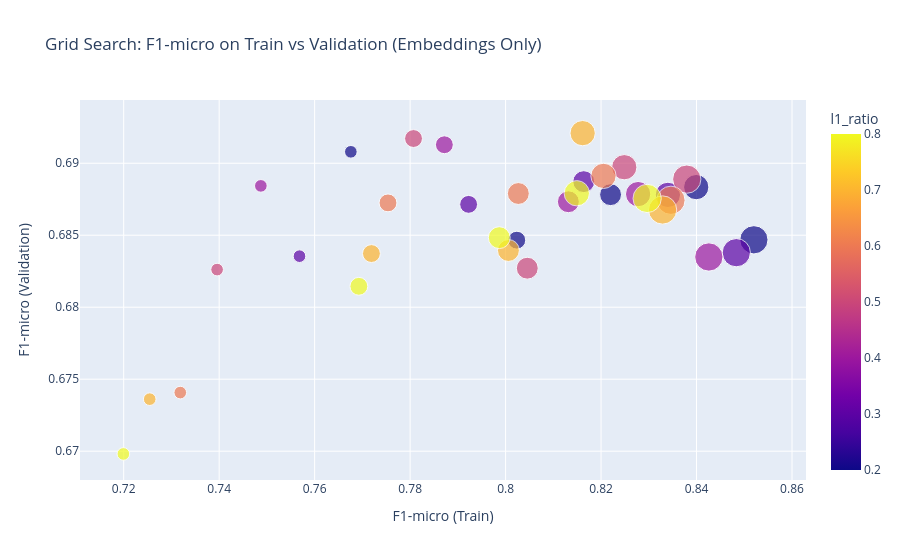

Notebook cell for this chart:
### Markdown cell above
### Grid Search for hyperparameter tuning

### Code cell
# -----------------------------
# Label columns
# -----------------------------
label_cols = [
    "Attitude_Towards_Students",
    "Campus_conditions",
    "Corruption",
    "Academic_Process_Management",
    "Education_Quality"
]

# -----------------------------
# Load precomputed embeddings (dense)
# -----------------------------
val_emb = np.load("C:/Users/Користувач/Desktop/NLP_files/embeddings/val_embeddings.npy")
y_labeled = val_df[label_cols].values

# -----------------------------
# Grid parameters
# -----------------------------
l1_ratios = [0.2, 0.3, 0.4, 0.5, 0.6, 0.7, 0.8]
Cs = [0.5, 1, 1.5, 2, 2.5]

# -----------------------------
# Store results
# -----------------------------
results = {"l1_ratio": [], "C": [], "f1_micro_train": [], "f1_micro_val": []}

# -----------------------------
# Grid search loop with K-Fold CV
# -----------------------------
from sklearn.linear_model import LogisticRegression
from sklearn.multiclass import OneVsRestClassifier
from sklearn.model_selection import KFold
from sklearn.metrics import f1_score
from itertools import product
import numpy as np
import pandas as pd

kf = KFold(n_splits=5, shuffle=True, random_state=42)

for l1_ratio, C in product(l1_ratios, Cs):
    print(f"Running l1_ratio={l1_ratio}, C={C}")

    f1_train_list, f1_val_list = [], []

    for tr_idx, val_idx in kf.split(val_emb):
        X_tr, X_val_fold = val_emb[tr_idx], val_emb[val_idx]
        y_tr, y_val_fold = y_labeled[tr_idx], y_labeled[val_idx]

        clf = OneVsRestClassifier(
            LogisticRegression(
                max_iter=3000,
                solver="saga",
                class_weight="balanced",
                penalty="elasticnet",
                l1_ratio=l1_ratio,
                C=C,
                random_state=42
            )
        )
        clf.fit(X_tr, y_tr)
        y_tr_pred = clf.predict(X_tr)
        y_val_pred = clf.predict(X_val_fold)

        f1_train_list.append(f1_score(y_tr, y_tr_pred, average="micro", zero_division=0))
        f1_val_list.append(f1_score(y_val_fold, y_val_pred, average="micro", zero_division=0))

    # Save averaged results
    results["l1_ratio"].append(l1_ratio)
    results["C"].append(C)
    results["f1_micro_train"].append(np.mean(f1_train_list))
    results["f1_micro_val"].append(np.mean(f1_val_list))

# -----------------------------
# Convert results dictionary to DataFrame
# -----------------------------
df_results = pd.DataFrame(results)
display(df_results)

# -----------------------------
# Optional: Interactive plot
# -----------------------------
import plotly.express as px

fig = px.scatter(
    df_results,
    x="f1_micro_train",
    y="f1_micro_val",
    color="l1_ratio",
    size="C",
    hover_data=["l1_ratio", "C"],
    title="Grid Search: F1-micro on Train vs Validation (Embeddings Only)"
)
fig.update_layout(
    xaxis_title="F1-micro (Train)",
    yaxis_title="F1-micro (Validation)"
)
fig.show()

### Figure 1 — Plotly figure (JSON) as saved in the notebook; plotly's stock layout.template omitted (floating-point values rounded to 4 significant figures)
{"data": [{"customdata": [[0.2, 0.5], [0.2, 1.0], [0.2, 1.5], [0.2, 2.0], [0.2, 2.5], [0.3, 0.5], [0.3, 1.0], [0.3, 1.5], [0.3, 2.0], [0.3, 2.5], [0.4, 0.5], [0.4, 1.0], [0.4, 1.5], [0.4, 2.0], [0.4, 2.5], [0.5, 0.5], [0.5, 1.0], [0.5, 1.5], [0.5, 2.0], [0.5, 2.5], [0.6, 0.5], [0.6, 1.0], [0.6, 1.5], [0.6, 2.0], [0.6, 2.5], [0.7, 0.5], [0.7, 1.0], [0.7, 1.5], [0.7, 2.0], [0.7, 2.5], [0.8, 0.5], [0.8, 1.0], [0.8, 1.5], [0.8, 2.0], [0.8, 2.5]], "hovertemplate": "f1_micro_train=%{x}<br>f1_micro_val=%{y}<br>C=%{customdata[1]}<br>l1_ratio=%{marker.color}<extra></extra>", "legendgroup": "", "marker": {"color": [0.2, 0.2, 0.2, 0.2, 0.2, 0.3, 0.3, 0.3, 0.3, 0.3, 0.4, 0.4, 0.4, 0.4, 0.4, 0.5, 0.5, 0.5, 0.5, 0.5, 0.6, 0.6, 0.6, 0.6, 0.6, 0.7, 0.7, 0.7, 0.7, 0.7, 0.8, 0.8, 0.8, 0.8, 0.8], "coloraxis": "coloraxis", "size": [0.5, 1.0, 1.5, 2.0, 2.5, 0.5, 1.0, 1.5, 2.0, 2.5, 0.5, 1.0, 1.5, 2.0, 2.5, 0.5, 1.0, 1.5, 2.0, 2.5, 0.5, 1.0, 1.5, 2.0, 2.5, 0.5, 1.0, 1.5, 2.0, 2.5, 0.5, 1.0, 1.5, 2.0, 2.5], "sizemode": "area", "sizeref": 0.00625, "symbol": "circle"}, "mode": "markers", "name": "", "orientation": "v", "showlegend": false, "type": "scatter", "x": [0.7676, 0.8023, 0.822, 0.8399, 0.852, 0.7568, 0.7923, 0.8164, 0.834, 0.8483, 0.7487, 0.7872, 0.8132, 0.8278, 0.8426, 0.7396, 0.7807, 0.8045, 0.8249, 0.838, 0.7318, 0.7754, 0.8027, 0.8205, 0.8346, 0.7255, 0.7719, 0.8006, 0.8161, 0.8329, 0.7199, 0.7693, 0.7987, 0.8149, 0.8297], "xaxis": "x", "y": [0.6908, 0.6847, 0.6878, 0.6883, 0.6847, 0.6835, 0.6871, 0.6887, 0.6878, 0.6838, 0.6884, 0.6913, 0.6873, 0.6879, 0.6835, 0.6826, 0.6917, 0.6827, 0.6897, 0.6889, 0.6741, 0.6872, 0.6879, 0.6891, 0.6874, 0.6736, 0.6837, 0.6839, 0.6921, 0.6868, 0.6698, 0.6815, 0.6848, 0.6879, 0.6876], "yaxis": "y"}], "layout": {"coloraxis": {"colorbar": {"title": {"text": "l1_ratio"}}, "colorscale": [[0, "#0d0887"], [0.1111, "#46039f"], [0.2222, "#7201a8"], [0.3333, "#9c179e"], [0.4444, "#bd3786"], [0.5556, "#d8576b"], [0.6667, "#ed7953"], [0.7778, "#fb9f3a"], [0.8889, "#fdca26"], [1, "#f0f921"]]}, "legend": {"itemsizing": "constant", "tracegroupgap": 0}, "title": {"text": "Grid Search: F1-micro on Train vs Validation (Embeddings Only)"}, "xaxis": {"anchor": "y", "domain": [0, 1], "title": {"text": "F1-micro (Train)"}}, "yaxis": {"anchor": "x", "domain": [0, 1], "title": {"text": "F1-micro (Validation)"}}}}
